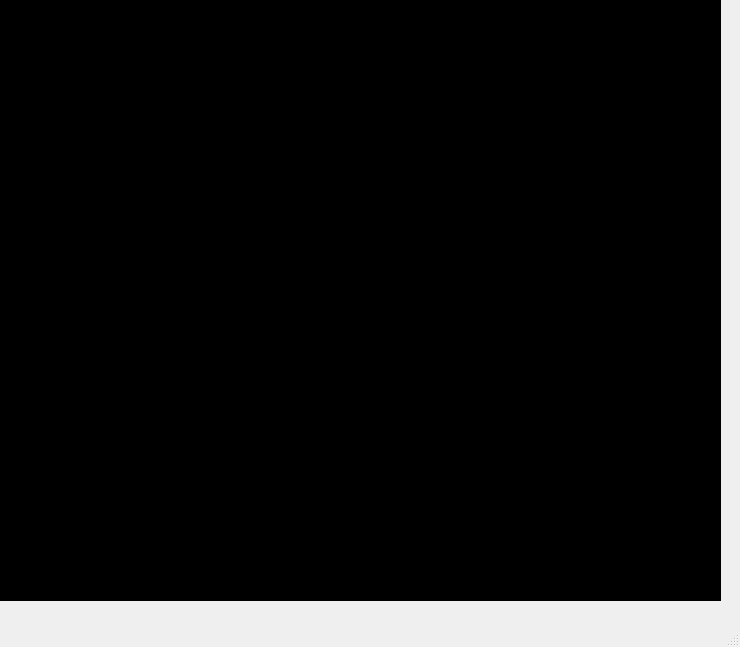
<?xml version="1.0" encoding="UTF-8"?>
<ui version="4.0">
 <class>MainWindow</class>
 <widget class="QMainWindow" name="MainWindow">
  <property name="geometry">
   <rect>
    <x>0</x>
    <y>0</y>
    <width>740</width>
    <height>647</height>
   </rect>
  </property>
  <property name="windowTitle">
   <string>MainWindow</string>
  </property>
  <widget class="QWidget" name="centralwidget">
   <widget class="QWidget" name="gridWidget" native="true">
    <property name="geometry">
     <rect>
      <x>0</x>
      <y>0</y>
      <width>241</width>
      <height>201</height>
     </rect>
    </property>
    <property name="styleSheet">
     <string notr="true">QWidget{
background-color: black
}

QWidget:hover{
background-color: white
}</string>
    </property>
    <layout class="QGridLayout" name="gridLayout"/>
   </widget>
   <widget class="QWidget" name="gridWidget_2" native="true">
    <property name="geometry">
     <rect>
      <x>240</x>
      <y>0</y>
      <width>241</width>
      <height>201</height>
     </rect>
    </property>
    <property name="styleSheet">
     <string notr="true">QWidget{
background-color: black
}

QWidget:hover{
background-color: white
}</string>
    </property>
    <layout class="QGridLayout" name="gridLayout_4"/>
   </widget>
   <widget class="QWidget" name="gridWidget_3" native="true">
    <property name="geometry">
     <rect>
      <x>480</x>
      <y>0</y>
      <width>241</width>
      <height>201</height>
     </rect>
    </property>
    <property name="styleSheet">
     <string notr="true">QWidget{
background-color: black
}

QWidget:hover{
background-color: white
}</string>
    </property>
    <layout class="QGridLayout" name="gridLayout_5"/>
   </widget>
   <widget class="QWidget" name="gridWidget_4" native="true">
    <property name="geometry">
     <rect>
      <x>0</x>
      <y>200</y>
      <width>241</width>
      <height>201</height>
     </rect>
    </property>
    <property name="styleSheet">
     <string notr="true">QWidget{
background-color: black
}

QWidget:hover{
background-color: white
}</string>
    </property>
    <layout class="QGridLayout" name="gridLayout_2"/>
   </widget>
   <widget class="QWidget" name="gridWidget_5" native="true">
    <property name="geometry">
     <rect>
      <x>480</x>
      <y>200</y>
      <width>241</width>
      <height>201</height>
     </rect>
    </property>
    <property name="styleSheet">
     <string notr="true">QWidget{
background-color: black
}

QWidget:hover{
background-color: white
}</string>
    </property>
    <layout class="QGridLayout" name="gridLayout_6"/>
   </widget>
   <widget class="QWidget" name="gridWidget_6" native="true">
    <property name="geometry">
     <rect>
      <x>240</x>
      <y>200</y>
      <width>241</width>
      <height>201</height>
     </rect>
    </property>
    <property name="styleSheet">
     <string notr="true">QWidget{
background-color: black
}

QWidget:hover{
background-color: white
}</string>
    </property>
    <layout class="QGridLayout" name="gridLayout_7"/>
   </widget>
   <widget class="QWidget" name="gridWidget_7" native="true">
    <property name="geometry">
     <rect>
      <x>0</x>
      <y>400</y>
      <width>241</width>
      <height>201</height>
     </rect>
    </property>
    <property name="styleSheet">
     <string notr="true">QWidget{
background-color: black
}

QWidget:hover{
background-color: white
}</string>
    </property>
    <layout class="QGridLayout" name="gridLayout_3"/>
   </widget>
   <widget class="QWidget" name="gridWidget_8" native="true">
    <property name="geometry">
     <rect>
      <x>480</x>
      <y>400</y>
      <width>241</width>
      <height>201</height>
     </rect>
    </property>
    <property name="styleSheet">
     <string notr="true">QWidget{
background-color: black
}

QWidget:hover{
background-color: white
}</string>
    </property>
    <layout class="QGridLayout" name="gridLayout_8"/>
   </widget>
   <widget class="QWidget" name="gridWidget_9" native="true">
    <property name="geometry">
     <rect>
      <x>240</x>
      <y>400</y>
      <width>241</width>
      <height>201</height>
     </rect>
    </property>
    <property name="styleSheet">
     <string notr="true">QWidget{
background-color: black
}

QWidget:hover{
background-color: white
}</string>
    </property>
    <layout class="QGridLayout" name="gridLayout_9"/>
   </widget>
  </widget>
  <widget class="QMenuBar" name="menubar">
   <property name="geometry">
    <rect>
     <x>0</x>
     <y>0</y>
     <width>740</width>
     <height>21</height>
    </rect>
   </property>
  </widget>
  <widget class="QStatusBar" name="statusbar"/>
 </widget>
 <resources/>
 <connections/>
</ui>
